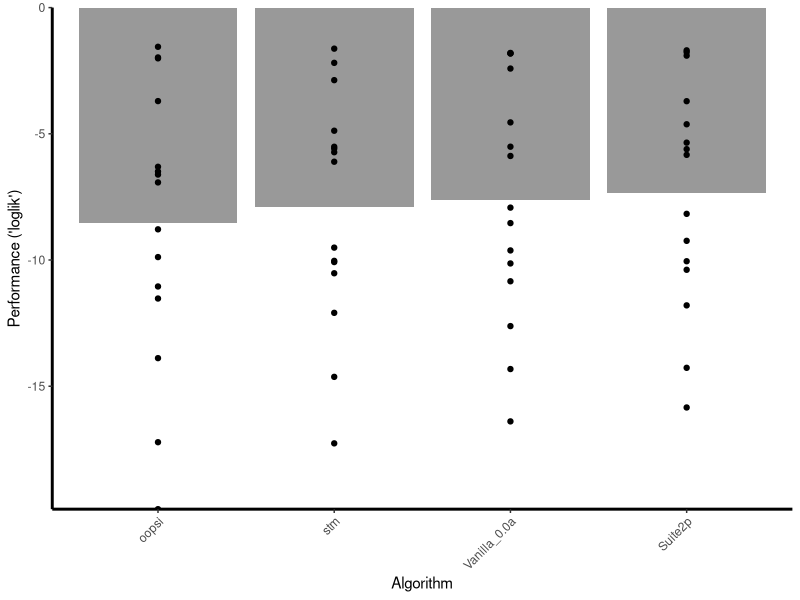
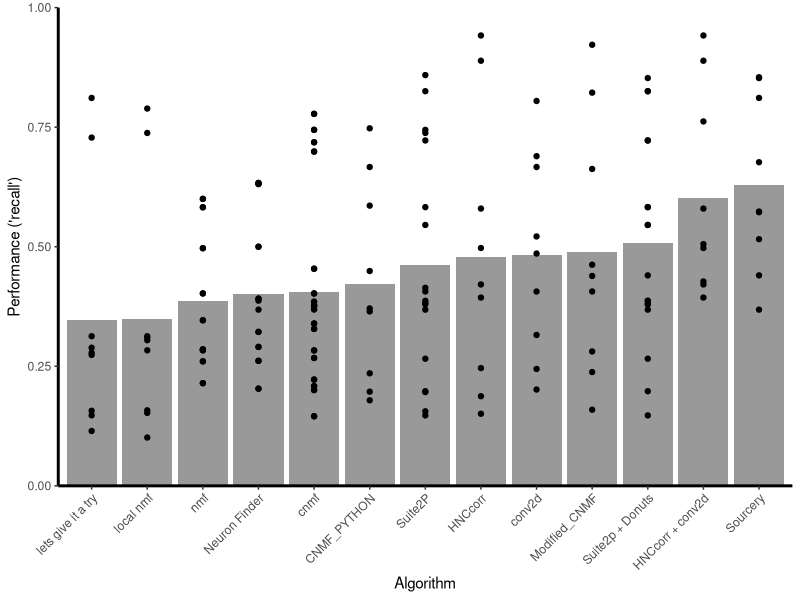
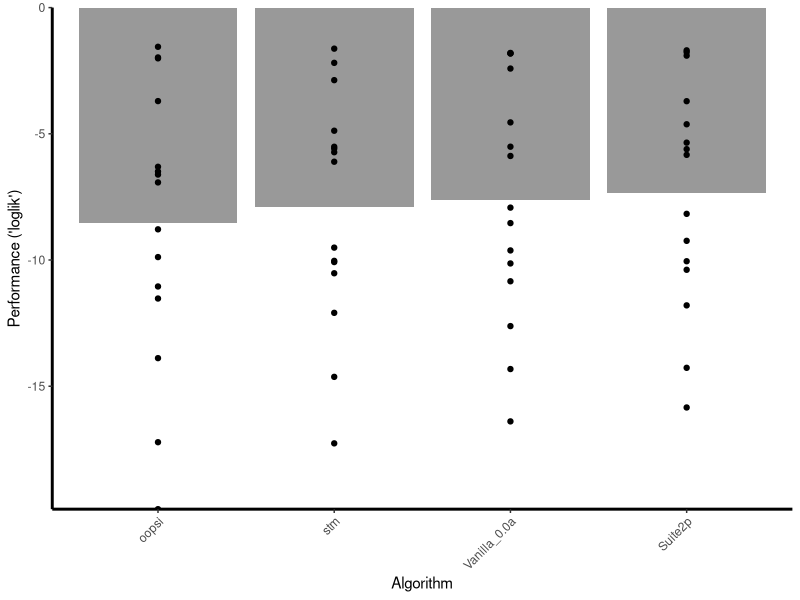
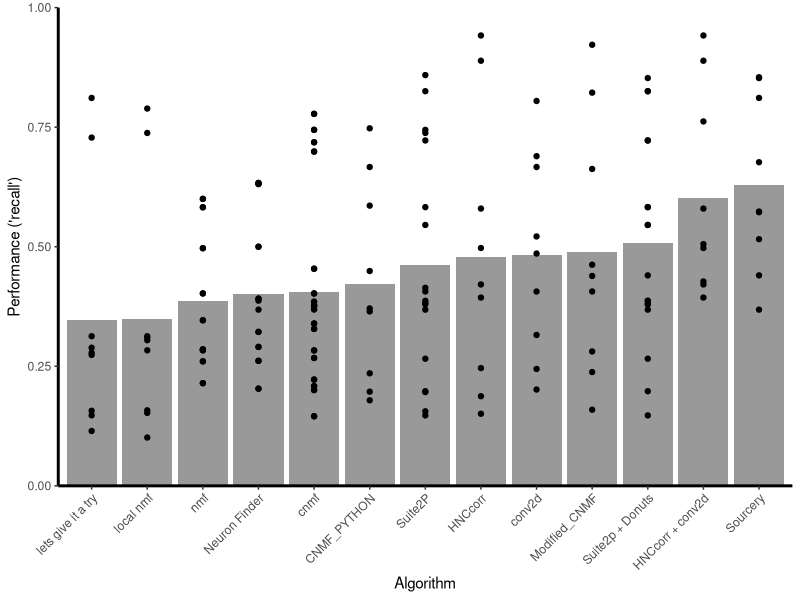

The R script that drew these images, in order:
## ---- chunk 1

library(ggplot2)

setwd("C:/Users/Luke Edward Rogerson/Documents/GitHub/ns-finder")
sf_data = read.csv("spikefinder.csv")
nf_data = read.csv("neurofinder.csv") 

## ---- chunk 2
measure <- 'loglik' # corr, info, loglik, rank
sf_data_comb <- subset(sf_data, label_label == measure, select = c('algo_algorithm', 'label_value', 'dset_dataset'))
sf_data_comb <- subset(sf_data_comb, algo_algorithm != 'derivative', select = c('algo_algorithm', 'label_value', 'dset_dataset'))
# sf_group_mean <- aggregate(sf_data_comb$label_value, list(sf_data_comb$algo_algorithm), mean)
# sf_group_thresh <- subset(sf_group_mean, x > 0, select = ('Group.1'))
# sf_data_comb <- sf_data_comb[sf_data_comb$algo_algorithm %in% sf_group_thresh$Group.1,]

plt <- ggplot(
    sf_data_comb,
    aes(x = reorder(algo_algorithm, label_value, mean), y = label_value)
  ) + 
  theme_classic() +
  theme(
    axis.text.x = element_text(angle = 45, hjust = 1),
    axis.line.x = element_line(color="black", size=1),
    axis.line.y = element_line(color="black", size=1)
    ) +
  stat_summary(fun.y = "mean", fun.ymin = min, fun.ymax = max, geom = "bar", fill = "grey60") +
  geom_point() +
  scale_x_discrete(name="Algorithm") +
  scale_y_continuous(name=paste("Performance ('", measure, "')", sep = ''),  expand = c(0, 0))

plt

ggsave(paste("Spikefinder ('", measure, "').png", sep = ''), width = 3)

## ---- chunk 3

measure <- 'recall' # combined, exclusion, inclusion, precision, recall
nf_data_comb <- subset(nf_data, label_label == measure, select = c('algo_algorithm', 'label_value', 'dset_dataset'))
nf_data_comb <- subset(nf_data_comb, algo_algorithm != 'Test Submission', select = c('algo_algorithm', 'label_value', 'dset_dataset'))
nf_group_mean <- aggregate(nf_data_comb$label_value, list(nf_data_comb$algo_algorithm), mean)
nf_group_thresh <- subset(nf_group_mean, x > 0.20, select = ('Group.1'))
nf_data_comb <- nf_data_comb[nf_data_comb$algo_algorithm %in% nf_group_thresh$Group.1,]

plt <- ggplot(
    nf_data_comb,
    aes(x = reorder(algo_algorithm, label_value, mean), y = label_value)
  ) + 
  theme_classic() +
  theme(
    axis.text.x = element_text(angle = 45, hjust = 1),
    axis.line.x = element_line(color="black", size=1),
    axis.line.y = element_line(color="black", size=1)
    ) +
  stat_summary(fun.y = "mean", fun.ymin = min, fun.ymax = max, geom = "bar", alpha = 1, fill = "grey60") +
  geom_point() +
  scale_x_discrete(name="Algorithm") +
  scale_y_continuous(name=paste("Performance ('", measure, "')", sep = ''), limits=c(0, 1), expand = c(0,0))

plt

ggsave(paste("Neurofinder ('", measure, "').png", sep = ''))
